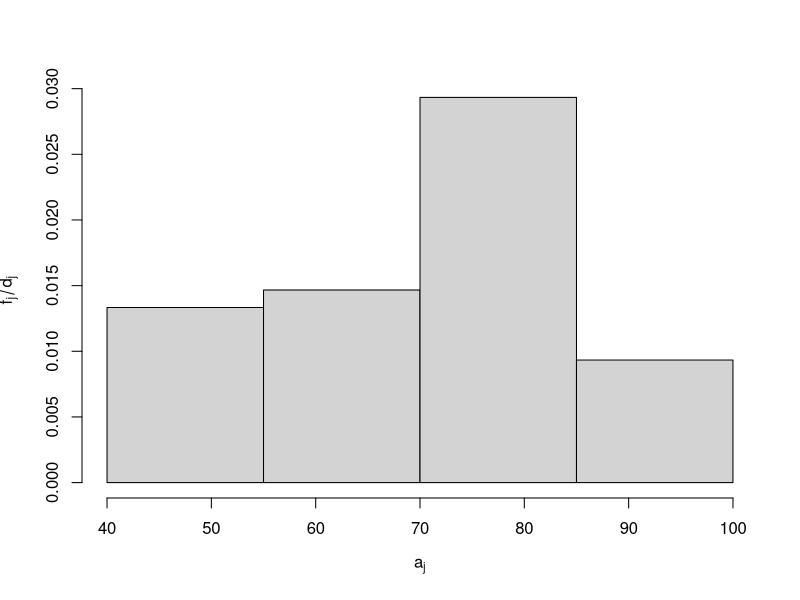
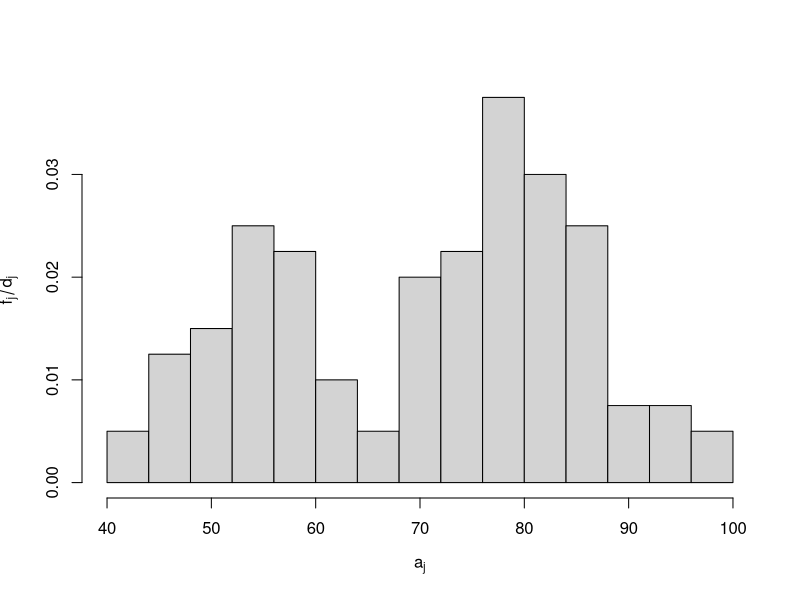

Write R code to recreate these figures, in order.
vels <- read.table("geschwindigkeiten.dat", col.names="Vel")

breaks.15 <- c(40, 55, 70, 85, 100)
breaks.4 <- seq(from=40, to=100, by=4)

bins.15 <- cut(vels$Vel, breaks.15)
bins.4 <- cut(vels$Vel, breaks.4)

print(table(bins.15))

relfreqs.15 <- table(bins.15) / nrow(vels)
relfreqs.4 <- table(bins.4) / nrow(vels)

heights.15 <- relfreqs.15 / 15
heights.4 <- relfreqs.4 / 4
print(heights.15)

hist(vels$Vel, breaks.15, freq=FALSE, col=c("lightgray"), xlab=expression(a[j]), ylab=expression(f[j]/d[j]), main="")
hist(vels$Vel, breaks.4, freq=FALSE, col=c("lightgray"), xlab=expression(a[j]), ylab=expression(f[j]/d[j]), main="")
